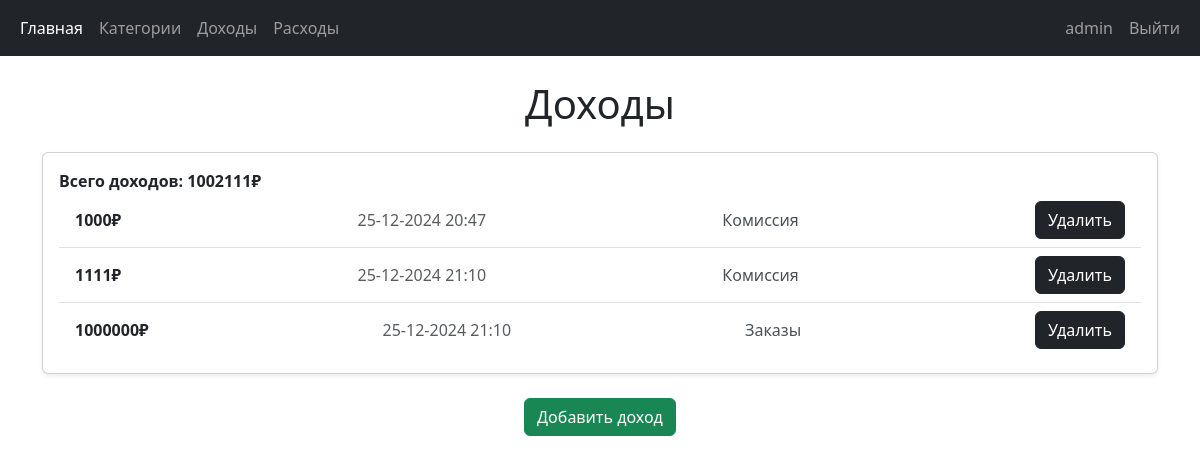
Page /income (signed in) on the earlier database version.
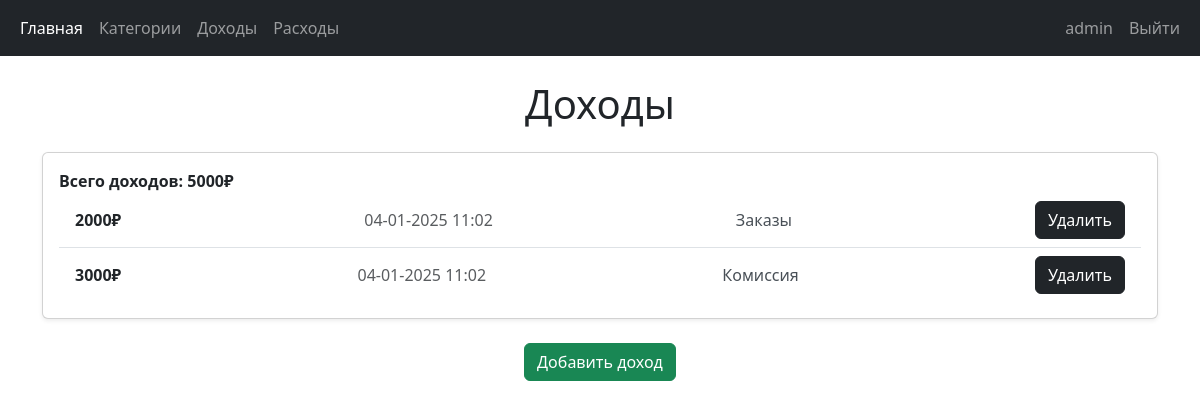
Same page on the later database version.
### dashboard/models.py (models this page shows, shortened)
class Income(models.Model):
    category = models.ForeignKey(
        Category,
        on_delete=models.CASCADE,
        related_name="incomes",
        verbose_name="Категория",
    )
    amount = models.IntegerField()
    date = models.DateTimeField(auto_now_add=True)
    author = models.ForeignKey(
        User,
        on_delete=models.CASCADE,
        verbose_name="Автор дохода",
    )

class Category(models.Model):
    title = models.CharField(max_length=255)
    author = models.ForeignKey(
        User,
        on_delete=models.CASCADE,
        verbose_name="Автор категории",
    )

### dashboard/views.py (the view)
# urls.py: path("income", income_view, name="income_view"),
@login_required
def income_view(request):
    incomes, total_inc = get_totals(request.user, Income)
    context = {"incomes": incomes, "total_inc": total_inc}
    return render(request, "income.html", context)

### dashboard/views.py (called while the page is built)
def get_totals(user, model, filter_params=None):
    try:
        filter_params = filter_params or {}
        items = model.objects.filter(author=user, **filter_params)
        total = items.aggregate(total=Sum("amount")).get("total", 0)
        return items, total
    except DatabaseError as e:
        print(f"Database error: {e}")
        return None, 0

### templates/income.html (shortened to what this page needs)
{% extends "base.html" %}
{% block content %}
<h1 class="text-center my-4">Доходы</h1>
<div class="card shadow-sm">
    <div class="card-body">
        <ul class="list-group list-group-flush">
            <span class="fw-bold">Всего доходов: {{ total_inc }}₽</span>
            {% for income in incomes %}
            <li class="list-group-item d-flex justify-content-between align-items-center">
                <span class="fw-bold">{{ income.amount }}₽</span>
                <span class="text-muted">{{ income.date|date:"d-m-Y H:i" }}</span>
                <span class="text-light-emphasis">{{ income.category.title }}</span>
                <form method="POST" action="{% url 'income_del' income.id %}">
                    <button type="submit" class="btn btn-dark">Удалить</button>
                </form>
            </li>
            {% endfor %}
        </ul>
    </div>
</div>
<div class="text-center mt-4">
    <a href="/income/add" class="btn btn-success">Добавить доход</a>
</div>
{% endblock %}

Differences in the rows shown:
removed Income: amount "1111", date "25-12-2024 21:10", category "Комиссия"
removed Income: amount "1000000", date "25-12-2024 21:10", category "Заказы"
added Income: amount "2000", date "04-01-2025 11:02", category "Заказы"
changed Income "Комиссия": amount "1000" → "3000"; date "25-12-2024 20:47" → "04-01-2025 11:02"
Other differences:
{{ total_inc }}: "1002111" → "5000"
